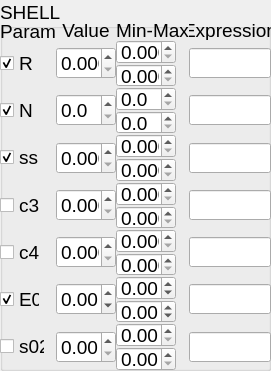
<?xml version="1.0" encoding="UTF-8"?>
<ui version="4.0">
 <class>MainWindow</class>
 <widget class="QMainWindow" name="MainWindow">
  <property name="geometry">
   <rect>
    <x>0</x>
    <y>0</y>
    <width>271</width>
    <height>371</height>
   </rect>
  </property>
  <property name="windowTitle">
   <string>MainWindow</string>
  </property>
  <property name="tabShape">
   <enum>QTabWidget::Rounded</enum>
  </property>
  <widget class="QWidget" name="centralwidget">
   <widget class="QGroupBox" name="groupBox">
    <property name="geometry">
     <rect>
      <x>0</x>
      <y>0</y>
      <width>271</width>
      <height>371</height>
     </rect>
    </property>
    <property name="font">
     <font>
      <family>Arial</family>
      <pointsize>14</pointsize>
     </font>
    </property>
    <property name="title">
     <string>SHELL</string>
    </property>
    <widget class="QWidget" name="gridLayoutWidget">
     <property name="geometry">
      <rect>
       <x>0</x>
       <y>20</y>
       <width>271</width>
       <height>351</height>
      </rect>
     </property>
     <layout class="QGridLayout" name="gridLayout">
      <property name="sizeConstraint">
       <enum>QLayout::SetNoConstraint</enum>
      </property>
      <property name="spacing">
       <number>0</number>
      </property>
      <item row="4" column="2">
       <layout class="QVBoxLayout" name="verticalLayout_4">
        <property name="spacing">
         <number>0</number>
        </property>
        <item>
         <widget class="QDoubleSpinBox" name="doubleSpinBox_c3_min">
          <property name="maximumSize">
           <size>
            <width>60</width>
            <height>16777215</height>
           </size>
          </property>
          <property name="decimals">
           <number>3</number>
          </property>
         </widget>
        </item>
        <item>
         <widget class="QDoubleSpinBox" name="doubleSpinBox_c3_max">
          <property name="maximumSize">
           <size>
            <width>60</width>
            <height>16777215</height>
           </size>
          </property>
          <property name="decimals">
           <number>3</number>
          </property>
         </widget>
        </item>
       </layout>
      </item>
      <item row="3" column="2">
       <layout class="QVBoxLayout" name="verticalLayout_3">
        <property name="spacing">
         <number>0</number>
        </property>
        <item>
         <widget class="QDoubleSpinBox" name="doubleSpinBox_ss_min">
          <property name="maximumSize">
           <size>
            <width>60</width>
            <height>16777215</height>
           </size>
          </property>
          <property name="decimals">
           <number>3</number>
          </property>
         </widget>
        </item>
        <item>
         <widget class="QDoubleSpinBox" name="doubleSpinBox_ss_max">
          <property name="maximumSize">
           <size>
            <width>60</width>
            <height>16777215</height>
           </size>
          </property>
          <property name="decimals">
           <number>3</number>
          </property>
         </widget>
        </item>
       </layout>
      </item>
      <item row="2" column="2">
       <layout class="QVBoxLayout" name="verticalLayout_2">
        <property name="spacing">
         <number>0</number>
        </property>
        <item>
         <widget class="QDoubleSpinBox" name="doubleSpinBox_n_min">
          <property name="maximumSize">
           <size>
            <width>60</width>
            <height>16777215</height>
           </size>
          </property>
          <property name="decimals">
           <number>1</number>
          </property>
         </widget>
        </item>
        <item>
         <widget class="QDoubleSpinBox" name="doubleSpinBox_n_max">
          <property name="maximumSize">
           <size>
            <width>60</width>
            <height>16777215</height>
           </size>
          </property>
          <property name="decimals">
           <number>1</number>
          </property>
         </widget>
        </item>
       </layout>
      </item>
      <item row="1" column="2">
       <layout class="QVBoxLayout" name="verticalLayout">
        <property name="spacing">
         <number>0</number>
        </property>
        <item>
         <widget class="QDoubleSpinBox" name="doubleSpinBox_r_min">
          <property name="maximumSize">
           <size>
            <width>60</width>
            <height>16777215</height>
           </size>
          </property>
          <property name="decimals">
           <number>3</number>
          </property>
         </widget>
        </item>
        <item>
         <widget class="QDoubleSpinBox" name="doubleSpinBox_r_max">
          <property name="maximumSize">
           <size>
            <width>60</width>
            <height>16777215</height>
           </size>
          </property>
          <property name="decimals">
           <number>3</number>
          </property>
         </widget>
        </item>
       </layout>
      </item>
      <item row="7" column="2">
       <layout class="QVBoxLayout" name="verticalLayout_7">
        <property name="spacing">
         <number>0</number>
        </property>
        <property name="sizeConstraint">
         <enum>QLayout::SetNoConstraint</enum>
        </property>
        <item>
         <widget class="QDoubleSpinBox" name="doubleSpinBox_s02_min">
          <property name="maximumSize">
           <size>
            <width>60</width>
            <height>16777215</height>
           </size>
          </property>
          <property name="decimals">
           <number>2</number>
          </property>
         </widget>
        </item>
        <item>
         <widget class="QDoubleSpinBox" name="doubleSpinBox_s02_max">
          <property name="maximumSize">
           <size>
            <width>60</width>
            <height>16777215</height>
           </size>
          </property>
          <property name="decimals">
           <number>2</number>
          </property>
         </widget>
        </item>
       </layout>
      </item>
      <item row="6" column="2">
       <layout class="QVBoxLayout" name="verticalLayout_6">
        <property name="spacing">
         <number>0</number>
        </property>
        <property name="sizeConstraint">
         <enum>QLayout::SetNoConstraint</enum>
        </property>
        <item>
         <widget class="QDoubleSpinBox" name="doubleSpinBox_e_min">
          <property name="maximumSize">
           <size>
            <width>60</width>
            <height>16777215</height>
           </size>
          </property>
          <property name="decimals">
           <number>2</number>
          </property>
          <property name="minimum">
           <double>-30.000000000000000</double>
          </property>
          <property name="maximum">
           <double>30.000000000000000</double>
          </property>
         </widget>
        </item>
        <item>
         <widget class="QDoubleSpinBox" name="doubleSpinBox_e_max">
          <property name="maximumSize">
           <size>
            <width>60</width>
            <height>16777215</height>
           </size>
          </property>
          <property name="decimals">
           <number>2</number>
          </property>
          <property name="minimum">
           <double>-30.000000000000000</double>
          </property>
          <property name="maximum">
           <double>30.000000000000000</double>
          </property>
         </widget>
        </item>
       </layout>
      </item>
      <item row="5" column="2">
       <layout class="QVBoxLayout" name="verticalLayout_5">
        <property name="spacing">
         <number>0</number>
        </property>
        <item>
         <widget class="QDoubleSpinBox" name="doubleSpinBox_c4_min">
          <property name="maximumSize">
           <size>
            <width>60</width>
            <height>16777215</height>
           </size>
          </property>
          <property name="decimals">
           <number>3</number>
          </property>
         </widget>
        </item>
        <item>
         <widget class="QDoubleSpinBox" name="doubleSpinBox_c4_max">
          <property name="maximumSize">
           <size>
            <width>60</width>
            <height>16777215</height>
           </size>
          </property>
          <property name="decimals">
           <number>3</number>
          </property>
         </widget>
        </item>
       </layout>
      </item>
      <item row="1" column="1">
       <widget class="QDoubleSpinBox" name="doubleSpinBox_r_value">
        <property name="maximumSize">
         <size>
          <width>60</width>
          <height>16777215</height>
         </size>
        </property>
        <property name="decimals">
         <number>3</number>
        </property>
       </widget>
      </item>
      <item row="6" column="0">
       <widget class="QCheckBox" name="checkBox_e">
        <property name="maximumSize">
         <size>
          <width>40</width>
          <height>16777215</height>
         </size>
        </property>
        <property name="text">
         <string>E0</string>
        </property>
        <property name="checked">
         <bool>true</bool>
        </property>
       </widget>
      </item>
      <item row="2" column="1">
       <widget class="QDoubleSpinBox" name="doubleSpinBox_n_value">
        <property name="maximumSize">
         <size>
          <width>60</width>
          <height>16777215</height>
         </size>
        </property>
        <property name="decimals">
         <number>1</number>
        </property>
       </widget>
      </item>
      <item row="1" column="3">
       <widget class="QLineEdit" name="lineEdit_r">
        <property name="maximumSize">
         <size>
          <width>100</width>
          <height>30</height>
         </size>
        </property>
       </widget>
      </item>
      <item row="2" column="0">
       <widget class="QCheckBox" name="checkBox_n">
        <property name="maximumSize">
         <size>
          <width>40</width>
          <height>16777215</height>
         </size>
        </property>
        <property name="text">
         <string>N</string>
        </property>
        <property name="checked">
         <bool>true</bool>
        </property>
       </widget>
      </item>
      <item row="4" column="0">
       <widget class="QCheckBox" name="checkBox_c3">
        <property name="maximumSize">
         <size>
          <width>40</width>
          <height>16777215</height>
         </size>
        </property>
        <property name="text">
         <string>c3</string>
        </property>
       </widget>
      </item>
      <item row="1" column="0">
       <widget class="QCheckBox" name="checkBox_r">
        <property name="enabled">
         <bool>true</bool>
        </property>
        <property name="maximumSize">
         <size>
          <width>40</width>
          <height>16777215</height>
         </size>
        </property>
        <property name="text">
         <string>R</string>
        </property>
        <property name="checked">
         <bool>true</bool>
        </property>
       </widget>
      </item>
      <item row="3" column="0">
       <widget class="QCheckBox" name="checkBox_ss">
        <property name="maximumSize">
         <size>
          <width>40</width>
          <height>16777215</height>
         </size>
        </property>
        <property name="text">
         <string>ss</string>
        </property>
        <property name="checked">
         <bool>true</bool>
        </property>
       </widget>
      </item>
      <item row="3" column="1">
       <widget class="QDoubleSpinBox" name="doubleSpinBox_ss_value">
        <property name="maximumSize">
         <size>
          <width>60</width>
          <height>16777215</height>
         </size>
        </property>
        <property name="decimals">
         <number>3</number>
        </property>
       </widget>
      </item>
      <item row="7" column="1">
       <widget class="QDoubleSpinBox" name="doubleSpinBox_s02_value">
        <property name="maximumSize">
         <size>
          <width>60</width>
          <height>16777215</height>
         </size>
        </property>
        <property name="decimals">
         <number>2</number>
        </property>
       </widget>
      </item>
      <item row="5" column="0">
       <widget class="QCheckBox" name="checkBox_c4">
        <property name="maximumSize">
         <size>
          <width>40</width>
          <height>16777215</height>
         </size>
        </property>
        <property name="text">
         <string>c4</string>
        </property>
       </widget>
      </item>
      <item row="7" column="0">
       <widget class="QCheckBox" name="checkBox_s02">
        <property name="maximumSize">
         <size>
          <width>45</width>
          <height>16777215</height>
         </size>
        </property>
        <property name="text">
         <string>s02</string>
        </property>
       </widget>
      </item>
      <item row="3" column="3">
       <widget class="QLineEdit" name="lineEdit_ss">
        <property name="maximumSize">
         <size>
          <width>100</width>
          <height>30</height>
         </size>
        </property>
       </widget>
      </item>
      <item row="2" column="3">
       <widget class="QLineEdit" name="lineEdit_n">
        <property name="maximumSize">
         <size>
          <width>100</width>
          <height>30</height>
         </size>
        </property>
       </widget>
      </item>
      <item row="0" column="2">
       <widget class="QLabel" name="label_10">
        <property name="maximumSize">
         <size>
          <width>16777215</width>
          <height>20</height>
         </size>
        </property>
        <property name="text">
         <string>Min-Max</string>
        </property>
        <property name="alignment">
         <set>Qt::AlignCenter</set>
        </property>
       </widget>
      </item>
      <item row="7" column="3">
       <widget class="QLineEdit" name="lineEdit_s02">
        <property name="maximumSize">
         <size>
          <width>100</width>
          <height>30</height>
         </size>
        </property>
       </widget>
      </item>
      <item row="5" column="1">
       <widget class="QDoubleSpinBox" name="doubleSpinBox_c4_value">
        <property name="maximumSize">
         <size>
          <width>60</width>
          <height>16777215</height>
         </size>
        </property>
        <property name="decimals">
         <number>3</number>
        </property>
       </widget>
      </item>
      <item row="5" column="3">
       <widget class="QLineEdit" name="lineEdit_c4">
        <property name="maximumSize">
         <size>
          <width>100</width>
          <height>30</height>
         </size>
        </property>
       </widget>
      </item>
      <item row="0" column="3">
       <widget class="QLabel" name="label_12">
        <property name="maximumSize">
         <size>
          <width>16777215</width>
          <height>20</height>
         </size>
        </property>
        <property name="text">
         <string>Expression</string>
        </property>
        <property name="alignment">
         <set>Qt::AlignCenter</set>
        </property>
       </widget>
      </item>
      <item row="0" column="1">
       <widget class="QLabel" name="label_9">
        <property name="maximumSize">
         <size>
          <width>16777215</width>
          <height>20</height>
         </size>
        </property>
        <property name="text">
         <string>Value</string>
        </property>
        <property name="alignment">
         <set>Qt::AlignCenter</set>
        </property>
       </widget>
      </item>
      <item row="4" column="3">
       <widget class="QLineEdit" name="lineEdit_c3">
        <property name="maximumSize">
         <size>
          <width>100</width>
          <height>30</height>
         </size>
        </property>
       </widget>
      </item>
      <item row="0" column="0">
       <widget class="QLabel" name="label_8">
        <property name="maximumSize">
         <size>
          <width>16777215</width>
          <height>20</height>
         </size>
        </property>
        <property name="text">
         <string>&lt;html&gt;&lt;head/&gt;&lt;body&gt;&lt;p&gt;&lt;span style=&quot; font-size:14pt;&quot;&gt;Param&lt;/span&gt;&lt;/p&gt;&lt;/body&gt;&lt;/html&gt;</string>
        </property>
        <property name="alignment">
         <set>Qt::AlignCenter</set>
        </property>
       </widget>
      </item>
      <item row="6" column="3">
       <widget class="QLineEdit" name="lineEdit_e">
        <property name="maximumSize">
         <size>
          <width>100</width>
          <height>30</height>
         </size>
        </property>
       </widget>
      </item>
      <item row="4" column="1">
       <widget class="QDoubleSpinBox" name="doubleSpinBox_c3_value">
        <property name="maximumSize">
         <size>
          <width>60</width>
          <height>16777215</height>
         </size>
        </property>
        <property name="decimals">
         <number>3</number>
        </property>
       </widget>
      </item>
      <item row="6" column="1">
       <widget class="QDoubleSpinBox" name="doubleSpinBox_e_value">
        <property name="maximumSize">
         <size>
          <width>60</width>
          <height>16777215</height>
         </size>
        </property>
        <property name="decimals">
         <number>2</number>
        </property>
        <property name="minimum">
         <double>-30.000000000000000</double>
        </property>
        <property name="maximum">
         <double>30.000000000000000</double>
        </property>
       </widget>
      </item>
     </layout>
    </widget>
   </widget>
  </widget>
 </widget>
 <resources/>
 <connections/>
</ui>
